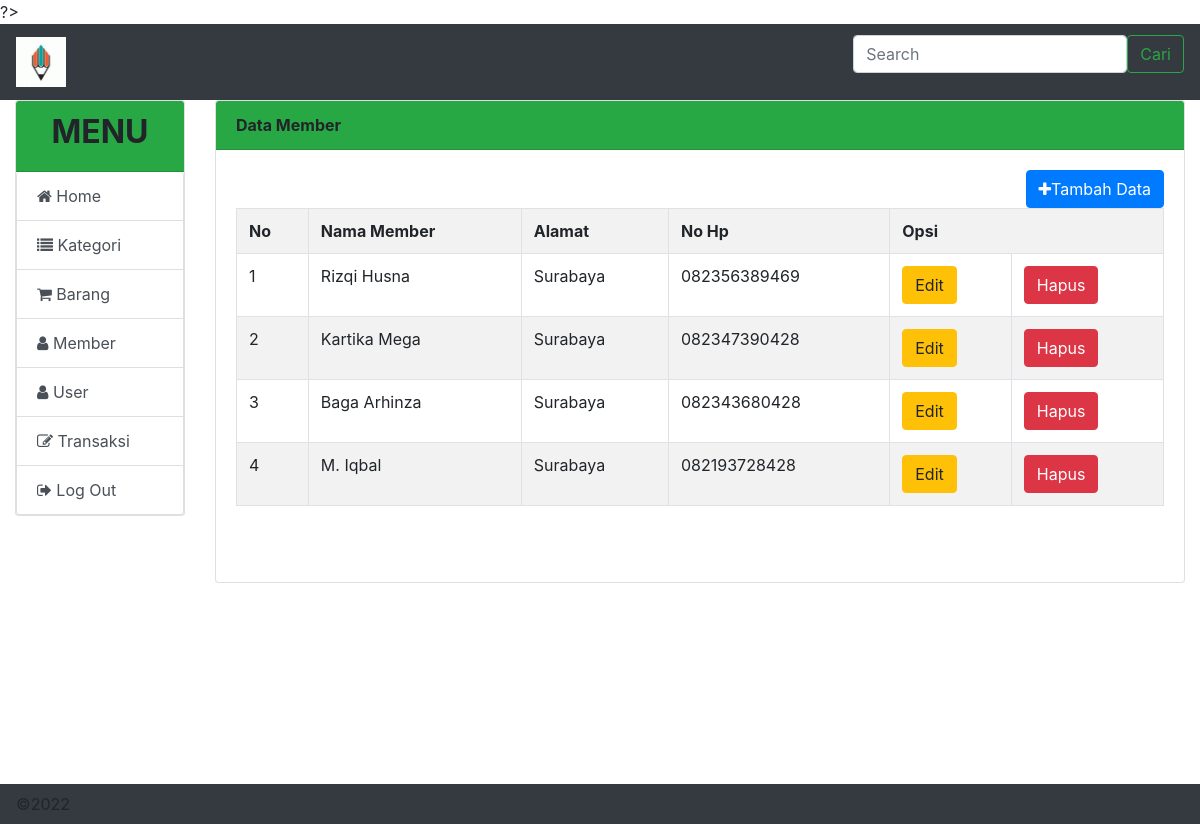
The app's page /?hal=member with its own data.
### tables this page shows
CREATE TABLE `member` (
  `id_member` int(1) NOT NULL,
  `nama_member` varchar(100) NOT NULL,
  `alamat` varchar(100) NOT NULL,
  `no_hp` varchar(15) NOT NULL
);

### lib/Class-DB.php (called while the page is built, shortened)
<?php
class Db{
	var $db=null;
	public function __construct()
	{
		try {
			$this->db=new PDO("mysql:host=localhost;dbname=db_kasir_apps","root","");
			$this->db->setAttribute(PDO::ATTR_ERRMODE,PDO::ERRMODE_EXCEPTION);
		} catch (PDOException $e){
			die("Connection Error :".$e->getmessage());
		}
	}
	function select($t,$f="*"){
		$query=$this->db->prepare("select $f from $t");
		$query->execute();
		return $query;
	}
}
	$db=new Db();
?>

### pages/member.php (the view, shortened to what this page needs)
<div class="card-header bg-success"><b>Data Member </b></div>
<div class="card-body">
	<a href="?hal=frm-member" class="btn btn-primary pull-right"><i class= "fa fa-plus"></i>Tambah Data</a>
	<table class="table table-bordered table-striped">
		<tr>
			<th>No</th>
			<th>Nama Member</th>
			<th>Alamat</th>
			<th>No Hp</th>
			<th colspan="2">Opsi</th>
		</tr>
	<?php
		$no = 0;
		$query = $db->select("member");
		while($row=$query->fetch()){
			$no++;
			?>
			<tr>
				<td><?=$no?></td>
				<td><?=$row['nama_member']?></td>
				<td><?=$row['alamat']?></td>
				<td><?=$row['no_hp']?></td>
				<td><a class="btn btn-warning" href="?hal=edit_member&id=<?=$row['id_member']?>">Edit</a></td>
				<td><a class="btn btn-danger" href="?hal=member&id=<?=$row['id_member']?>&act=del" onclick="return confirm('Yakin akan menghapus data?')">Hapus</a></td>
			</tr>
			<?php
		}
	?>
</table>
</div>

### index.php (shortened to what this page needs)
<?php
	include "lib/Class-DB.php";
?>
<!doctype html>
<html>
	<head>
		    <link rel="stylesheet" type="text/css" href="bootstrap/css/bootstrap.min.css">
		    <link rel="stylesheet" type="text/css" href="plugins/datepicker/datepicker3.css">
		    <link rel="stylesheet" type="text/css" href="plugins/datatables/jquery.datatables.css">
		    <link rel="stylesheet" type="text/css" href="plugins/datatables/datatables.bootstrap.css">
		    <link rel="stylesheet" type="text/css" href="plugins/select2/select2.min.css">
		    <link rel="stylesheet" type="text/css" href="plugins/font-awesome/css/font-awesome.min.css">
		    <link rel="stylesheet" type="text/css" href="plugins/datatables/datatables.min.css">
		    <link rel="stylesheet" type="text/css" href="plugins/datatables/dataTables.bootstrap.css">
		    <link rel="stylesheet" type="text/css" href="plugins/datatables/jquery.dataTables.min.css">
	</head>
	<body>
		<div class="wrapper">
			<nav class="navbar navbar-dark bg-dark">
				<a class="navbar-brand" href="#">
					<img src="image/alat.jpg" width="50" height="50">
				</a>
				<form class="form-inline">
					<input type="text" name="cari" class="form-control" placeholder="Search">
					<button type="submit" class="btn btn-outline-success">Cari</button>
				</form>
			</nav>
			<div class="container-fluid">
				<div class="row">
					<div class="col-sm-4 col-md-2">
						<?php
							include "main/sidebar.php";
						?>
					</div>
						<div class="col-md-10">
								<div class="card" style="min-height: 50%">
								<?php
									$hal = $fg->get("hal");
									if(!empty($hal)){
										include "pages/$hal.php";
									}
								?>
									<div class="card-body"></div>
						</div>
					</div>
			</div>
		</div>
		<nav class="navbar fixed-bottom navbar-dark bg-dark">
			&copy;2022
		</nav>
	</div>
</body>
</html>

### main/sidebar.php
<div class="card">
	<div class="card-header bg-success" align="center"><h2> <b> MENU </b> <h2> </div>
		<div class="list-group">
			<a class="list-group-item list-group-item-action" href="?hal=home" role="tab" aria-controls="list-home"> <i class= "fa fa-home"></i> Home </a>
			<a class="list-group-item list-group-item-action" href="?hal=kategori" role="tab" aria-controls="list-profile"> <i class= "fa fa-list"></i> Kategori </a>
			<a class="list-group-item list-group-item-action" href="?hal=barang" role="tab" aria-controls="list-messages"><i class= "fa fa-shopping-cart"></i> Barang </a>
			<a class="list-group-item list-group-item-action" href="?hal=member" role="tab" aria-controls="list-profile"> <i class= "fa fa-user"></i> Member </a>
			<a class="list-group-item list-group-item-action" href="?hal=user" role="tab" aria-controls="list-settings"><i class= "fa fa-user"> </i> User</a>
			<a class="list-group-item list-group-item-action" href="?hal=transaksi" role="tab" aria-controls="list-settings"> <i class= "fa fa-pencil-square-o"></i> Transaksi </a>
			<a class="list-group-item list-group-item-action" href="?hal=logout" role="tab" aria-controls="list-settings"><i class="fa fa-sign-out"></i> Log Out</a>
		</div>
</div>

### index.php (style rules this page uses)
.wrapper { width: 100%; height: 100%; }

### records on screen
member: nama_member "Rizqi Husna", alamat "Surabaya", no_hp "082356389469"
member: nama_member "Kartika Mega", alamat "Surabaya", no_hp "082347390428"
member: nama_member "Baga Arhinza", alamat "Surabaya", no_hp "082343680428"
member: nama_member "M. Iqbal", alamat "Surabaya", no_hp "082193728428"
